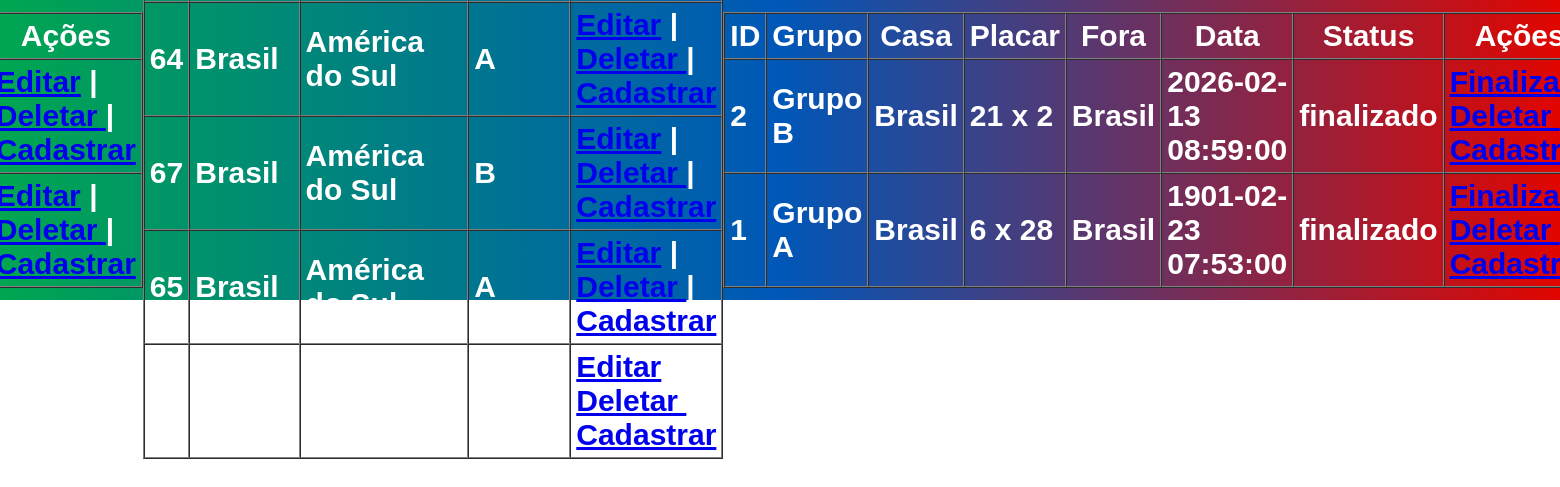
The app's page /view/index.php with its own data.
### tables this page shows
CREATE TABLE `usuarios` (
  `id` int(11) NOT NULL,
  `nome` varchar(100) NOT NULL,
  `idade` int(11) NOT NULL,
  `email` varchar(150) NOT NULL,
  `senha` varchar(255) NOT NULL,
  `cargo` varchar(50) NOT NULL,
  `selecao_id` int(11) DEFAULT NULL
);

CREATE TABLE `selecoes` (
  `id` int(11) NOT NULL,
  `nome` varchar(100) NOT NULL,
  `continente` varchar(50) NOT NULL,
  `grupo_id` int(11) DEFAULT NULL
);

CREATE TABLE `grupos` (
  `id` int(11) NOT NULL,
  `nome` char(1) NOT NULL
);

CREATE TABLE `jogos` (
  `id` int(11) NOT NULL,
  `grupo_id` int(11) NOT NULL,
  `selecao_casa_id` int(11) NOT NULL,
  `selecao_fora_id` int(11) NOT NULL,
  `gols_casa` int(11) DEFAULT 0,
  `gols_fora` int(11) DEFAULT 0,
  `data_jogo` datetime DEFAULT NULL,
  `status` enum('agendado','finalizado') DEFAULT 'agendado'
);

### controller/UsuarioController.php (called while the page is built, shortened)
<?php
require_once "C:/Turma2/xampp/htdocs/copa-do-mundo/model/UsuarioModel.php";
class UsuarioController{
    private $usuarioModel;
    public function __construct($pdo){
        $this->usuarioModel = new UsuarioModel($pdo);
    }
    public function listar(){
        $usuarios = $this->usuarioModel->buscarTodos();
       include_once "C:/Turma2/xampp/htdocs/copa-do-mundo/view/listar.php";
       return;
    }
}
?>

### model/UsuarioModel.php (called while the page is built, shortened)
<?php
class UsuarioModel {
    private $pdo;
    public function __construct($pdo) {
        $this->pdo = $pdo;
    }
    public function buscarTodos(){
    $sql = "
        SELECT
            u.id,
            u.nome,
            u.email,
            s.nome AS selecao_nome
        FROM usuarios u
        LEFT JOIN selecoes s
            ON u.selecao_id = s.id
        ORDER BY u.id DESC
    ";
    $stmt = $this->pdo->query($sql);
    return $stmt->fetchAll(PDO::FETCH_ASSOC);
}
}

### controller/SelecaoController.php (called while the page is built, shortened)
<?php
require_once "C:/Turma2/xampp/htdocs/copa-do-mundo/model/SelecaoModel.php";
class SelecaoController {
    private $selecaoModel;
    public function __construct($pdo) {
        $this->selecaoModel = new SelecaoModel($pdo);
    }
    public function listar() {
    $selecoes = $this->selecaoModel->listarTodos();
    require __DIR__ . '/../view/listarselecao.php';
}
}

### model/SelecaoModel.php (called while the page is built, shortened)
<?php
class SelecaoModel{
    private $pdo;
    public function __construct($pdo) {
        $this->pdo = $pdo;
    }
public function listarTodos() {
    $sql = "
        SELECT
            s.id,
            s.nome,
            s.continente,
            s.grupo_id,
            g.nome AS grupo_nome
        FROM selecoes s
        INNER JOIN grupos g ON s.grupo_id = g.id
        ORDER BY s.nome ASC
    ";
    $stmt = $this->pdo->query($sql);
    return $stmt->fetchAll(PDO::FETCH_ASSOC);
}
}
?>

### controller/JogosController.php (called while the page is built, shortened)
<?php
require_once "C:/Turma2/xampp/htdocs/copa-do-mundo/model/JogosModel.php";
class JogosController {
    private $jogosModel;
    public function __construct($pdo) {
        $this->jogosModel = new JogosModel($pdo);
    }
   public function listar() {
    $jogos = $this->jogosModel->listar();
    include "C:/Turma2/xampp/htdocs/copa-do-mundo/view/jogos/listar.php";
}
}

### model/JogosModel.php (called while the page is built, shortened)
<?php
class JogosModel {
    private $pdo;
    public function __construct($pdo) {
        $this->pdo = $pdo;
    }
    public function listar() {
        $sql = "
            SELECT
                j.*,
                sc.nome AS casa_nome,
                sf.nome AS fora_nome,
                g.nome AS grupo_nome
            FROM jogos j
            JOIN selecoes sc ON j.selecao_casa_id = sc.id
            JOIN selecoes sf ON j.selecao_fora_id = sf.id
            JOIN grupos g ON j.grupo_id = g.id
            ORDER BY j.id DESC
        ";
        return $this->pdo->query($sql)->fetchAll(PDO::FETCH_ASSOC);
    }
}
?>

### view/listarSelecao.php (the view, shortened to what this page needs)
<?php
echo"<section id='#selecoes'>";
echo "<table border='1' cellpadding='5' cellspacing='0'>";
foreach($selecoes as $selecao){
    $id = $selecao['id'];
    echo "<tr>";
    echo "<td>{$id}</td>";
    echo "<td>{$selecao['nome']}</td>";
    echo "<td>{$selecao['continente']}</td>";
    echo "<td>{$selecao['grupo_nome']}</td>";
    echo "<td>
            <a href='editarselecao.php?id={$id}'>Editar</a> |
            <a href='deletarselecao.php?id={$id}'
               onclick=\"return confirm('Tem certeza que deseja excluir esta seleção?')\">
               Deletar
            </a> |
            <a href='cadastroSelecao.php'>Cadastrar</a>
          </td>";
    echo "</tr>";
}
echo "</table>";
echo "</section>";
?>

### view/index.php (shortened to what this page needs)
<!DOCTYPE html>
<html lang="pt-br">
<head>
    <link rel="stylesheet" href="view/css/style.css">
</head>
<body>
    <div class="fundo-colorido">
</body>
</html>
<?php
require_once "C:/Turma2/xampp/htdocs/copa-do-mundo/db/database.php";
require_once "C:/Turma2/xampp/htdocs/copa-do-mundo/controller/UsuarioController.php";
require_once "C:/Turma2/xampp/htdocs/copa-do-mundo/controller/SelecaoController.php";
require_once "C:/Turma2/xampp/htdocs/copa-do-mundo/controller/JogosController.php";
$usuarioController = new UsuarioController($pdo);
$selecaoController = new SelecaoController($pdo);
$jogosController = new JogosController($pdo);
$usuarios = $usuarioController->listar();
$selecoes = $selecaoController->listar();
$jogos = $jogosController->listar();
?>

### view/listar.php (shortened to what this page needs)
<?php
echo "<section id='#usuarios'>";
echo "<table border='1' cellpadding='5' cellspacing='0'>";
echo "<tr>
        <th>ID</th>
        <th>Nome</th>
        <th>Email</th>
        <th>Seleção</th>
        <th>Ações</th>
      </tr>";
foreach($usuarios as $usuario){
    $id = $usuario['id'];
    echo "<tr>";
    echo "<td>
            <a href='editar.php?id={$id}'>Editar</a> |
            <a href='deletar.php?id={$id}'
               onclick=\"return confirm('Tem certeza que deseja excluir este usuário?')\">
               Deletar
            </a> |
            <a href='cadastro.php'>Cadastrar</a>
          </td>";
    echo "</tr>";
}
echo "</table>";
echo "</section>";
?>

### view/jogos/listar.php (shortened to what this page needs)
<?php
echo "<table border='1' cellpadding='5' cellspacing='0'>";
echo "<tr>
        <th>ID</th>
        <th>Grupo</th>
        <th>Casa</th>
        <th>Placar</th>
        <th>Fora</th>
        <th>Data</th>
        <th>Status</th>
        <th>Ações</th>
      </tr>";
foreach ($jogos as $jogo) {
    $id = $jogo['id'];
    echo "<tr>";
    echo "<td>{$id}</td>";
    echo "<td>Grupo {$jogo['grupo_nome']}</td>";
    echo "<td>{$jogo['casa_nome']}</td>";
    echo "<td>{$jogo['gols_casa']} x {$jogo['gols_fora']}</td>";
    echo "<td>{$jogo['fora_nome']}</td>";
    echo "<td>{$jogo['data_jogo']}</td>";
    echo "<td>{$jogo['status']}</td>";
    echo "<td>
            <a href='jogos/finalizar.php?id={$id}'>Finalizar</a> |
            <a href='deletar.php?id={$id}'
               onclick=\"return confirm('Tem certeza que deseja excluir este jogo?')\">
               Deletar
            </a> |
            <a href='cadastrar.php'>Cadastrar</a>
          </td>";
    echo "</tr>";
}
echo "</table>";
?>

### view/css/style.css (style rules this page uses)
body { margin: 0; font-family: Arial, sans-serif; }
.fundo-colorido { height: 300px; display: flex; align-items: center; justify-content: center; color: white; font-size: 30px; font-weight: bold; background: linear-gradient(90deg, #00A651, #0057B8, #E10600 ); }

### records on screen
selecoes: id "64", nome "Brasil", continente "América do Sul", grupo.nome "A"
selecoes: id "67", nome "Brasil", continente "América do Sul", grupo.nome "B"
selecoes: id "65", nome "Brasil", continente "América do Sul", grupo.nome "A"
jogos: id "2", grupo.nome "B", selecao_casa.nome "Brasil", gols_casa "21", gols_fora "2", data_jogo "2026-02-13 08:59:00", status "finalizado"
jogos: id "1", grupo.nome "A", selecao_casa.nome "Brasil", gols_casa "6", gols_fora "28", selecao_fora.nome "Brasil", data_jogo "1901-02-23 07:53:00", status "finalizado"
